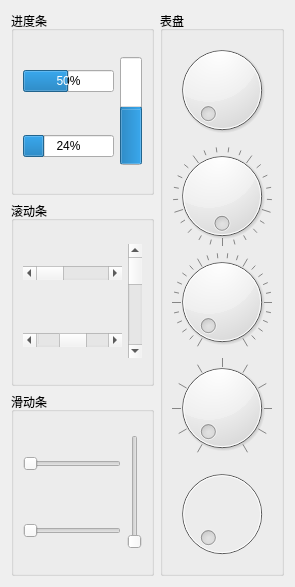
      <widget class="QWidget" name="tab_4">
       <attribute name="title">
        <string>常用组件</string>
       </attribute>
       <layout class="QGridLayout" name="gridLayout_19">
        <item row="0" column="0">
         <widget class="QGroupBox" name="groupBox_9">
          <property name="title">
           <string>进度条</string>
          </property>
          <layout class="QGridLayout" name="gridLayout_7">
           <item row="0" column="0">
            <widget class="QProgressBar" name="progressBar">
             <property name="value">
              <number>50</number>
             </property>
             <property name="alignment">
              <set>Qt::AlignCenter</set>
             </property>
            </widget>
           </item>
           <item row="0" column="1" rowspan="2">
            <widget class="QProgressBar" name="progressBar_3">
             <property name="value">
              <number>50</number>
             </property>
             <property name="alignment">
              <set>Qt::AlignCenter</set>
             </property>
             <property name="orientation">
              <enum>Qt::Vertical</enum>
             </property>
            </widget>
           </item>
           <item row="1" column="0">
            <widget class="QProgressBar" name="progressBar_2">
             <property name="value">
              <number>24</number>
             </property>
             <property name="alignment">
              <set>Qt::AlignLeading|Qt::AlignLeft|Qt::AlignVCenter</set>
             </property>
             <property name="textVisible">
              <bool>true</bool>
             </property>
             <property name="orientation">
              <enum>Qt::Horizontal</enum>
             </property>
             <property name="invertedAppearance">
              <bool>false</bool>
             </property>
            </widget>
           </item>
          </layout>
         </widget>
        </item>
        <item row="0" column="1" rowspan="3">
         <widget class="QGroupBox" name="groupBox_17">
          <property name="title">
           <string>表盘</string>
          </property>
          <layout class="QGridLayout" name="gridLayout_20">
           <item row="3" column="0">
            <widget class="QDial" name="dial_4">
             <property name="wrapping">
              <bool>false</bool>
             </property>
             <property name="notchTarget">
              <double>10.000000000000000</double>
             </property>
             <property name="notchesVisible">
              <bool>true</bool>
             </property>
            </widget>
           </item>
           <item row="1" column="0">
            <widget class="QDial" name="dial_2">
             <property name="orientation">
              <enum>Qt::Horizontal</enum>
             </property>
             <property name="wrapping">
              <bool>true</bool>
             </property>
             <property name="notchTarget">
              <double>3.700000000000000</double>
             </property>
             <property name="notchesVisible">
              <bool>true</bool>
             </property>
            </widget>
           </item>
           <item row="0" column="0">
            <widget class="QDial" name="dial">
             <property name="styleSheet">
              <string notr="true"/>
             </property>
            </widget>
           </item>
           <item row="2" column="0">
            <widget class="QDial" name="dial_3">
             <property name="notchesVisible">
              <bool>true</bool>
             </property>
            </widget>
           </item>
           <item row="4" column="0">
            <widget class="QDial" name="dial_5">
             <property name="enabled">
              <bool>false</bool>
             </property>
            </widget>
           </item>
          </layout>
         </widget>
        </item>
        <item row="1" column="0">
         <widget class="QGroupBox" name="groupBox_10">
          <property name="title">
           <string>滚动条</string>
          </property>
          <layout class="QGridLayout" name="gridLayout_8">
           <item row="0" column="0">
            <widget class="QScrollBar" name="horizontalScrollBar">
             <property name="orientation">
              <enum>Qt::Horizontal</enum>
             </property>
            </widget>
           </item>
           <item row="0" column="1" rowspan="2">
            <widget class="QScrollBar" name="verticalScrollBar">
             <property name="sizePolicy">
              <sizepolicy hsizetype="Fixed" vsizetype="Minimum">
               <horstretch>0</horstretch>
               <verstretch>0</verstretch>
              </sizepolicy>
             </property>
             <property name="minimumSize">
              <size>
               <width>0</width>
               <height>100</height>
              </size>
             </property>
             <property name="orientation">
              <enum>Qt::Vertical</enum>
             </property>
            </widget>
           </item>
           <item row="1" column="0">
            <widget class="QScrollBar" name="horizontalScrollBar_2">
             <property name="value">
              <number>50</number>
             </property>
             <property name="orientation">
              <enum>Qt::Horizontal</enum>
             </property>
            </widget>
           </item>
          </layout>
         </widget>
        </item>
        <item row="2" column="0">
         <widget class="QGroupBox" name="groupBox_11">
          <property name="title">
           <string>滑动条</string>
          </property>
          <layout class="QGridLayout" name="gridLayout_9">
           <item row="0" column="0">
            <widget class="QSlider" name="horizontalSlider">
             <property name="maximum">
              <number>100</number>
             </property>
             <property name="orientation">
              <enum>Qt::Horizontal</enum>
             </property>
            </widget>
           </item>
           <item row="0" column="1" rowspan="2">
            <widget class="QSlider" name="verticalSlider">
             <property name="minimumSize">
              <size>
               <width>0</width>
               <height>100</height>
              </size>
             </property>
             <property name="maximum">
              <number>100</number>
             </property>
             <property name="orientation">
              <enum>Qt::Vertical</enum>
             </property>
            </widget>
           </item>
           <item row="1" column="0">
            <widget class="QSlider" name="horizontalSlider_2">
             <property name="maximum">
              <number>100</number>
             </property>
             <property name="orientation">
              <enum>Qt::Horizontal</enum>
             </property>
            </widget>
           </item>
          </layout>
         </widget>
        </item>
       </layout>
      </widget>
